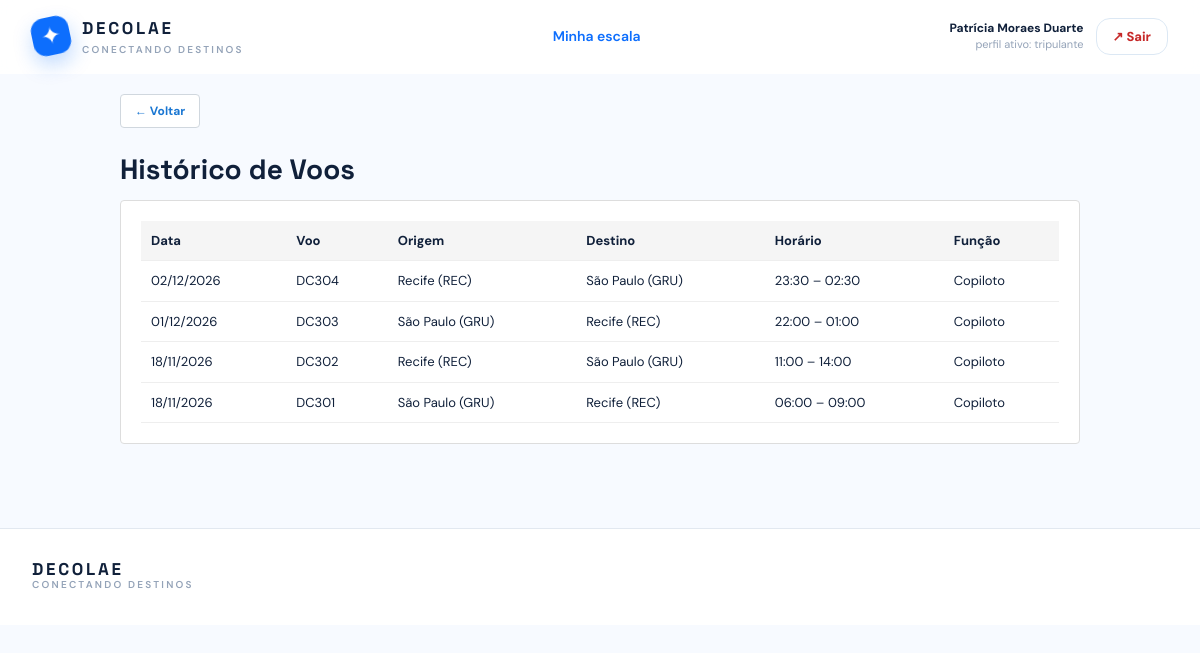
Page /tripulante-historico.php (signed in) on the committed database.
### tables this page shows
CREATE TABLE `usuario` (
  `cpf` char(11) NOT NULL,
  `nome_completo` varchar(120) NOT NULL,
  `email` varchar(160) NOT NULL,
  `senha` varchar(255) NOT NULL,
  `endereco` varchar(255) NOT NULL,
  `telefone` varchar(15) DEFAULT NULL
);

CREATE TABLE `escala` (
  `id` int(10) UNSIGNED NOT NULL,
  `voo_id` int(10) UNSIGNED NOT NULL,
  `tripulante_cpf` char(11) NOT NULL,
  `funcao_tripulante` enum('piloto','copiloto','comissario') NOT NULL
);

CREATE TABLE `voo` (
  `id` int(10) UNSIGNED NOT NULL,
  `numero_voo` varchar(12) NOT NULL,
  `data_voo` date NOT NULL,
  `origem` varchar(60) NOT NULL,
  `destino` varchar(60) NOT NULL,
  `h_partida` time NOT NULL,
  `aeronave_id` int(10) UNSIGNED NOT NULL,
  `admin_cpf` char(11) NOT NULL,
  `valor_base` decimal(10,2) NOT NULL DEFAULT 649.90,
  `status` enum('programado','embarque','concluido','cancelado') NOT NULL DEFAULT 'programado',
  `data_atualizacao` timestamp NULL DEFAULT current_timestamp() ON UPDATE current_timestamp(),
  `versao` int(10) UNSIGNED DEFAULT 1
);

CREATE TABLE `trajeto` (
  `origem` varchar(60) NOT NULL,
  `destino` varchar(60) NOT NULL,
  `h_partida` time NOT NULL,
  `h_chegada` time NOT NULL,
  `gerente_cpf` char(11) NOT NULL
);

### includes/functions.php (called while the page is built, shortened)
<?php
function esc(mixed $valor): string
{
    return htmlspecialchars((string) $valor, ENT_QUOTES, 'UTF-8');
}
function obter_usuario_atual(PDO $conexao): ?array
{
    $cpf = $_SESSION['cpf_usuario'] ?? null;
    $comando = $conexao->prepare(
        'SELECT cpf, nome_completo, email, endereco FROM usuario WHERE cpf = ?'
    );
    $comando->execute([$cpf]);
    $usuario = $comando->fetch();
    $consulta_papeis = "
        SELECT 'gerente' AS papel FROM gerente WHERE cpf = ?
        UNION ALL
        SELECT 'tripulante' FROM tripulante WHERE cpf = ?
        UNION ALL
        SELECT 'admin' FROM admin WHERE cpf = ?
        UNION ALL
        SELECT 'cliente' FROM cliente WHERE cpf = ?
        ORDER BY papel
    ";
    $comando_papeis = $conexao->prepare($consulta_papeis);
    $comando_papeis->execute([$cpf, $cpf, $cpf, $cpf]);
    $usuario['papeis'] = array_column($comando_papeis->fetchAll(), 'papel');
    $usuario['papel_atual'] = $_SESSION['papel_usuario'] ?? null;
    return $usuario;
}
function exigir_autenticacao(PDO $conexao, ?string $papel = null): array
{
    $usuario = obter_usuario_atual($conexao);
    return $usuario;
}
function exigir_papel(PDO $conexao, string $papel): array
{
    return exigir_autenticacao($conexao, $papel);
}

### tripulante-historico.php (the view, shortened to what this page needs)
<?php
require_once __DIR__ . '/includes/functions.php';
require_once __DIR__ . '/includes/layout.php';
$conexao_pdo = db();
$usuario_logado = exigir_papel($conexao_pdo, 'tripulante');
$comando = $conexao_pdo->prepare(
    "SELECT v.numero_voo, v.data_voo, t.origem, t.destino, t.h_partida, t.h_chegada,
            e.funcao_tripulante
     FROM escala e
     JOIN voo v ON v.id = e.voo_id
     JOIN trajeto t ON t.origem = v.origem AND t.destino = v.destino AND t.h_partida = v.h_partida
     WHERE e.tripulante_cpf = ?
     ORDER BY v.data_voo DESC, t.h_partida DESC"
);
$comando->execute([$usuario_logado['cpf']]);
$voos = $comando->fetchAll();
$nomes_funcoes = ['piloto' => 'Piloto', 'copiloto' => 'Copiloto', 'comissario' => 'Comissário'];
renderizar_cabecalho('Histórico de voos', $usuario_logado);
?>
<div class="pagina-tripulante">
  <a class="botao-pequeno" href="tripulante.php" style="margin-bottom: 20px;">← Voltar</a>
  <h1 class="titulo-pagina titulo-pagina-compacto">Histórico de Voos</h1>
  <?php if ($voos): ?>
    <div class="cartao-formulario" style="overflow-x: auto;">
      <table class="tabela-operacional">
        <thead>
          <tr>
            <th>Data</th>
            <th>Voo</th>
            <th>Origem</th>
            <th>Destino</th>
            <th>Horário</th>
            <th>Função</th>
          </tr>
        </thead>
        <tbody>
          <?php foreach ($voos as $voo): ?>
            <tr>
              <td><?= esc((new DateTime($voo['data_voo']))->format('d/m/Y')) ?></td>
              <td><?= esc($voo['numero_voo']) ?></td>
              <td><?= esc($voo['origem']) ?></td>
              <td><?= esc($voo['destino']) ?></td>
              <td><?= esc(substr($voo['h_partida'], 0, 5)) ?> – <?= esc(substr($voo['h_chegada'], 0, 5)) ?></td>
              <td><?= esc($nomes_funcoes[$voo['funcao_tripulante']] ?? $voo['funcao_tripulante']) ?></td>
            </tr>
          <?php endforeach; ?>
        </tbody>
      </table>
    </div>
  <?php else: ?>
    <div class="estado-vazio-escala">
      <p>Nenhum voo no seu histórico.</p>
    </div>
  <?php endif; ?>
</div>
<?php renderizar_rodape(); ?>

### includes/layout.php (shortened to what this page needs)
<?php
function renderizar_cabecalho(string $titulo, ?array $usuario = null): void
{
    $papel_ativo = $usuario['papel_atual'] ?? null;
    ?>
<!doctype html>
<html lang="pt-BR">
<head>
    <script src="https://cdn.tailwindcss.com"></script>
    <link rel="stylesheet" href="assets/css/app.css?v=<?= filemtime(__DIR__ . '/../assets/css/app.css') ?>">
</head>
<body class="bg-[#f7faff] text-ink antialiased">
<header class="sticky top-0 z-30 border-b border-white/60 bg-white/90 backdrop-blur">
    <div class="mx-auto flex max-w-7xl items-center justify-between px-5 py-4 lg:px-8">
        <a href="index.php" class="flex items-center gap-3" aria-label="Página inicial">
            <span class="brand-mark">✦</span>
            <span>
                <span class="brand-name">DECOLAE</span>
                <span class="hidden text-[10px] font-semibold uppercase tracking-[.22em] text-slate-400 sm:block">
                    conectando destinos
                </span>
            </span>
        </a>
        <nav class="hidden items-center gap-6 text-sm font-semibold text-slate-500 md:flex">
            <?php if ($papel_ativo === 'tripulante'): ?>
                <a class="nav-link active" href="tripulante.php">Minha escala</a>
            <?php endif; ?>
        </nav>
        <div class="flex items-center gap-3">
            <?php if ($usuario): ?>
                <div class="hidden text-right sm:block">
                    <p class="text-xs font-bold text-ink">
                        <?= esc($usuario['nome_completo']) ?>
                    </p>
                    <p class="text-[11px] text-slate-400">
                        perfil ativo: <?= esc($papel_ativo ?? '—') ?>
                    </p>
                </div>
                <a class="secondary-btn botao-perigo px-4 py-2" href="logout.php">↗ Sair</a>
            <?php endif; ?>
        </div>
    </div>
</header>
<main>
<?php
}
function renderizar_rodape(): void
{
    ?>
</main>
<footer class="mt-16 border-t border-slate-200 bg-white">
    <div class="mx-auto flex max-w-7xl flex-col gap-3 px-5 py-8 text-xs text-slate-500 sm:flex-row sm:items-center sm:justify-between lg:px-8">
        <p>
            <span class="brand-name">DECOLAE</span>
            <span class="block text-[10px] font-semibold uppercase tracking-[.22em] text-slate-400">
                conectando destinos
            </span>
        </p>
    </div>
</footer>
</body>
</html>
<?php
}

### assets/css/app.css (style rules this page uses)
:root { --ink: #10203a; --navy: #102d52; --ocean: #0d6efd; --sky: #eaf5ff; --coral: #ff6b4a; }
* { box-sizing: border-box; }
body { font-family: 'DM Sans', sans-serif; }
.font-display, h1, h2, h3, .brand-name { font-family: 'Space Grotesk', sans-serif; }
.brand-mark { display: grid; width: 38px; height: 38px; place-items: center; border-radius: 13px; background: var(--ocean); color: #fff; font-size: 24px; transform: rotate(-12deg); box-shadow: 0 9px 20px rgba(13, 110, 253, .25); }
.brand-name { display: block; color: var(--ink); font-size: 17px; font-weight: 700; letter-spacing: .16em; }
.nav-link { transition: color .2s ease; }
.nav-link:hover, .nav-link.active { color: var(--ocean); }
.primary-btn, .secondary-btn { display: inline-flex; align-items: center; justify-content: center; gap: 12px; border-radius: 14px; padding: 0 21px; font-size: 13px; font-weight: 800; transition: transform .2s, box-shadow .2s, background .2s; }
.secondary-btn { border: 1px solid #dce8f4; background: #fff; padding-top: 12px; padding-bottom: 12px; color: var(--ocean); }
.pagina-gerencia, .pagina-administracao, .pagina-tripulante { max-width: 1200px; margin: 0 auto; padding: 20px; }
.pagina-tripulante { max-width: 1000px; }
.titulo-pagina { margin: 0 0 20px; font-size: 28px; font-weight: bold; }
.titulo-pagina-compacto { margin-bottom: 10px; }
.cartao-formulario { border: 1px solid #ddd; border-radius: 4px; background: #fff; padding: 20px; }
.tabela-operacional { width: 100%; border-collapse: collapse; font-size: 13px; }
.tabela-operacional th, .tabela-operacional td { border-bottom: 1px solid #eee; padding: 10px; text-align: left; }
.tabela-operacional th { background: #f5f5f5; font-weight: bold; }
.botao-perigo { color: #c62828; cursor: pointer; }
.botao-pequeno { display: inline-flex; align-items: center; justify-content: center; border: 1px solid #d0d7de; border-radius: 4px; background: #fff; padding: 7px 14px; color: #1976d2; font-size: 12px; font-weight: bold; text-decoration: none; cursor: pointer; }

### rows in the picture
usuario: nome_completo "Patrícia Moraes Duarte"
escala: voo.data_voo "02/12/2026", voo.numero_voo "DC304", trajeto.origem "Recife (REC)", trajeto.destino "São Paulo (GRU)", trajeto.h_partida "23:30", trajeto.h_chegada "02:30", funcao_tripulante "Copiloto"
escala: voo.data_voo "01/12/2026", voo.numero_voo "DC303", trajeto.origem "São Paulo (GRU)", trajeto.destino "Recife (REC)", trajeto.h_partida "22:00", trajeto.h_chegada "01:00", funcao_tripulante "Copiloto"
escala: voo.data_voo "18/11/2026", voo.numero_voo "DC302", trajeto.origem "Recife (REC)", trajeto.destino "São Paulo (GRU)", trajeto.h_partida "11:00", trajeto.h_chegada "14:00", funcao_tripulante "Copiloto"
escala: voo.data_voo "18/11/2026", voo.numero_voo "DC301", trajeto.origem "São Paulo (GRU)", trajeto.destino "Recife (REC)", trajeto.h_partida "06:00", trajeto.h_chegada "09:00", funcao_tripulante "Copiloto"

### other values in the picture
$papel_ativo "tripulante"
